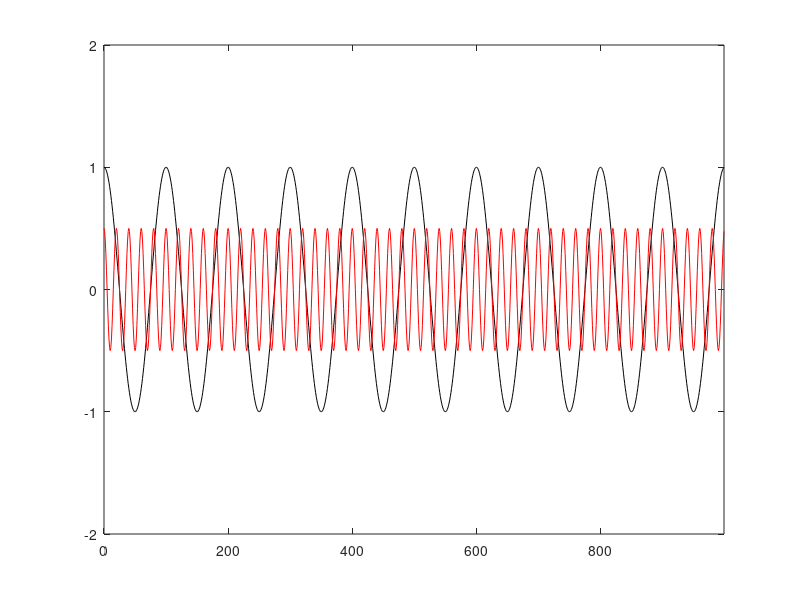

Write MATLAB code to recreate this figure. (Note: this script raises an error after producing the figure.)
% Clear the board

clc;
clear;
close all;

%% Step 1
% Defining the signals
N = 1000;
n = 0:N-1;

A1 = 1;
N1 = 100;
f1 = 1/N1;
x1 = A1 * cos (2*pi*f1*n);

A2 = 0.5;
N2 = 20;
f2 = 1/N2;
x2 = A2 * cos (2*pi*f2*n);

%Plotting the signals
FontSize = 12;
plot(n,x1,'k',n,x2,'r');
axis([0 N-1 -2 2]);
my_xlabel('$$x1[n]$$',FontSize);
my_legend({'$$x1[n]$$' '$$x2[n]$$'},FontSize);
set(gca,'Fontsize',FontSize);
%% Step 2
% Defining the signal
x = x1 + x2;

% Plotting the signal
figure,plot(n,x,'k');
axis([0 N-1 -2 2]);
my_xlabel('$$n$$',FontSize);
my_ylabel('$$x[n]$$',FontSize);
set(gca,'Fontsize',FontSize);

% %% Step 3
% Computing the spectrum
X = fft(x);
Xsample = X(1 : N/2+1); % I sample the signal
f = 1/N * (0 : N/2); % I obtain a vector with all the frequencies
% 
% % Plotting the spectrum
% figure,plot(f,abs(Xsample));
% axis('tight');
% my_xlabel('$$f$$',FontSize);
% my_ylabel('$$|X(f)|$$',FontSize);
% 
% %% Step 4
% % Saving the plot
% figure(1);
% print('-dpng','x1_x2');
% 
% figure(2);
% print('-dpng','x');
% 
% figure(3);
% print('-dpng','X_magnitude');
% 
% %% Step 5
% % fft shift and plot from f -1/2 to +1/2
% Xs = fftshift(X);
% fs = 1/N * (-N/2 : N/2-1);
% 
% % plotting
% figure,plot(fs,Xs);
% my_xlabel('$$f$$',FontSize);
% my_ylabel('$$|X(f)|$$',FontSize);

% %% Step 6
% % We translate the signal with another sinusoid
% 
% A3 = 1;
% f3 = 0.20-f2;
% x3 = A3 * cos (2*pi*f3*n);
% 
% % We multiplicate x and x3
% x4 = x .* x3;
% 
% % Fourier Transform
% X4 = fft(x4);
% X4sample = X4(1 : N/2+1);
% 
% % Plot
% figure,plot(f,X4sample);
% my_xlabel('$$f$$',FontSize);
% my_ylabel('$$|X(f)|$$',FontSize);

%% Step 7
% sqrt2/10 and sqrt3/10

f1sq = sqrt(2)/10;
x1sq = A1 * cos (2*pi*f1sq*n);

f2sq = sqrt(3)/10
x2sq = A2 * cos (2*pi*f2sq*n);

xsqrt = x1sq + x2sq;

figure,plot(n,xsqrt);

Xsqrt = fft(xsqrt);
XsqrtSample = Xsqrt(1 : N/2+1);

figure,plot(f,abs(XsqrtSample));